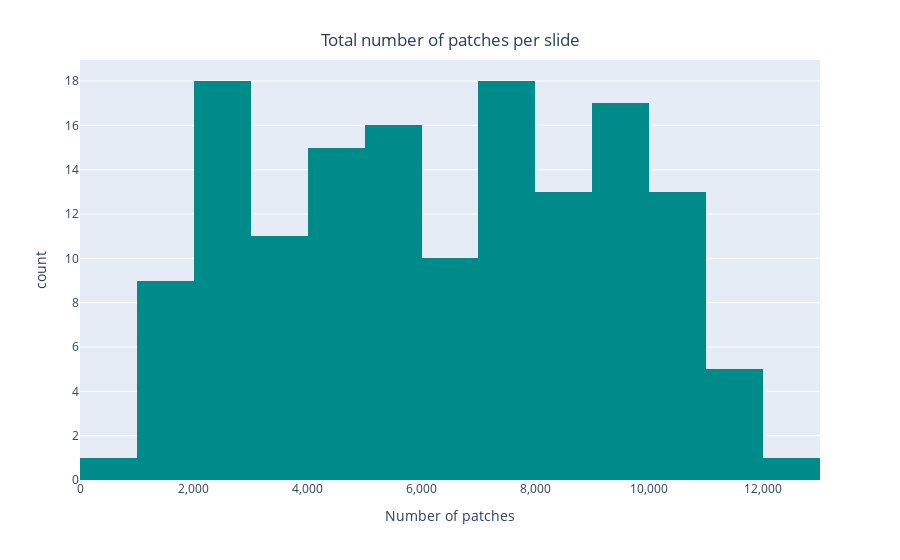

Notebook source saved alongside this figure:
### Code cell
fig = px.histogram(df['Total_num_of_patches'],
                   labels={
                     "value": "Number of patches",
                     "count": "Number of slides"
                    }, 
                   color_discrete_sequence=['darkcyan'])
fig.update_layout(title={
        'text': "Total number of patches per slide",
        'y':0.94,
        'x':0.5,
        'xanchor': 'center',
        'yanchor': 'top'},
        showlegend=False,
        xaxis_tickformat=",.0f")
fig.show()

### Figure 1 — Plotly figure (JSON) as saved in the notebook; plotly's stock layout.template omitted (floating-point values rounded to 4 significant figures; data arrays with more than 128 entries replaced by an {"elided": "..."} marker saying what was removed)
{"data": [{"alignmentgroup": "True", "bingroup": "x", "hovertemplate": "variable=Total_num_of_patches<br>Number of patches=%{x}<br>count=%{y}<extra></extra>", "legendgroup": "Total_num_of_patches", "marker": {"color": "darkcyan", "pattern": {"shape": ""}}, "name": "Total_num_of_patches", "offsetgroup": "Total_num_of_patches", "orientation": "v", "showlegend": true, "type": "histogram", "x": {"elided": "147 int values"}, "xaxis": "x", "yaxis": "y"}], "layout": {"barmode": "relative", "legend": {"title": {"text": "variable"}, "tracegroupgap": 0}, "margin": {"t": 60}, "showlegend": false, "title": {"text": "Total number of patches per slide", "x": 0.5, "xanchor": "center", "y": 0.94, "yanchor": "top"}, "xaxis": {"anchor": "y", "domain": [0, 1], "tickformat": ",.0f", "title": {"text": "Number of patches"}}, "yaxis": {"anchor": "x", "domain": [0, 1], "title": {"text": "count"}}}}
